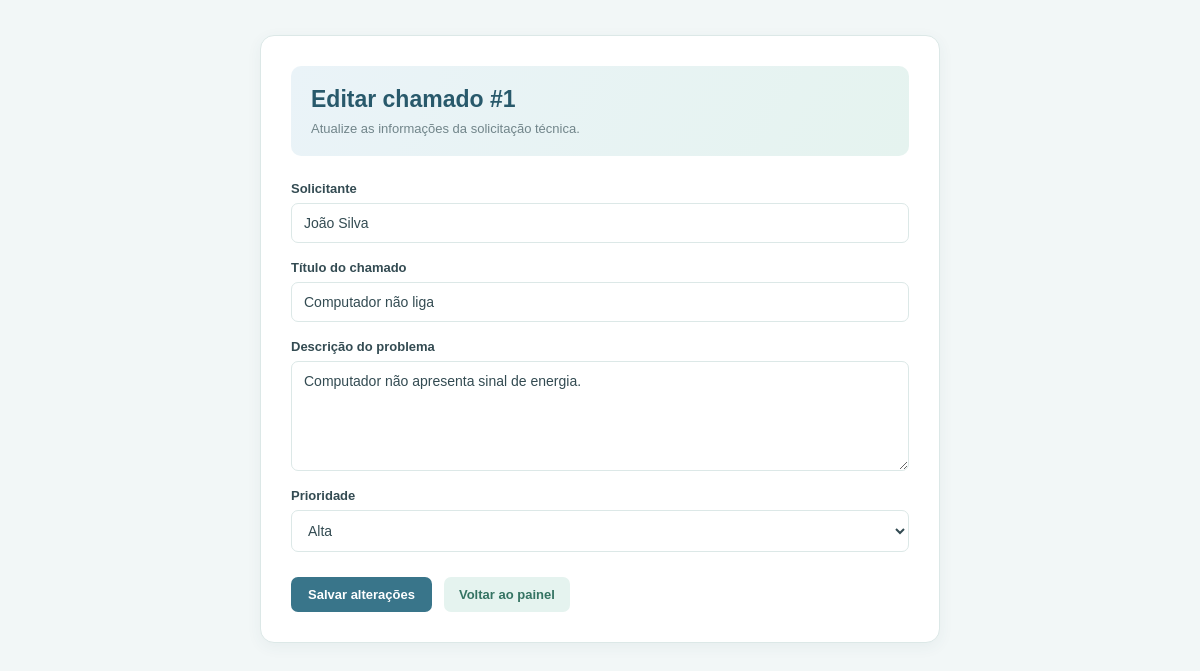
Page /editar/1 on the earlier database version.
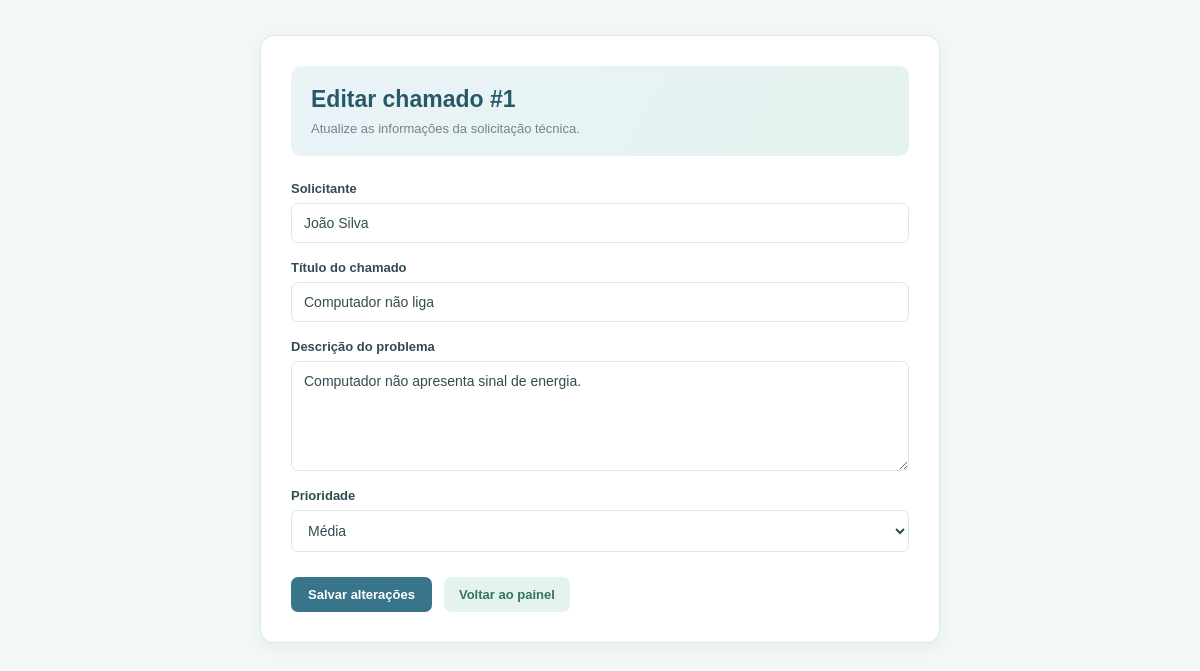
Same page on the later database version.
### tables this page shows
CREATE TABLE chamados (
            id INTEGER PRIMARY KEY AUTOINCREMENT,
            solicitante TEXT NOT NULL,
            titulo TEXT NOT NULL,
            descricao TEXT NOT NULL,
            prioridade TEXT NOT NULL,
            status TEXT DEFAULT 'Aberto'
        , data_abertura TEXT);

### app.py (the view, shortened to what this page needs)
@app.route("/editar/<int:id>", methods=["GET", "POST"])
def editar(id):
    banco = conectar()
    chamado = banco.execute(
        "SELECT * FROM chamados WHERE id = ?",
        (id,)
    ).fetchone()
    banco.close()
    if chamado is None:
        return "Chamado não encontrado", 404
    return render_template("editar.html", chamado=chamado)

### app.py (called while the page is built)
def conectar():
    return sqlite3.connect("database.db")

### templates/editar.html (shortened to what this page needs)
<!DOCTYPE html>
<html lang="pt-br">
<head>
</head>
<body>
    <div class="container">
        <div class="cabecalho">
            <h1>Editar chamado #{{ chamado[0] }}</h1>
            <p class="subtitulo">Atualize as informações da solicitação técnica.</p>
        </div>
        <form method="POST">
            <label>Solicitante</label>
            <input
                type="text"
                name="solicitante"
                value="{{ chamado[1] }}"
                required
            >
            <label>Título do chamado</label>
            <input
                type="text"
                name="titulo"
                value="{{ chamado[2] }}"
                required
            >
            <label>Descrição do problema</label>
            <textarea name="descricao" required>{{ chamado[3] }}</textarea>
            <label>Prioridade</label>
            <select name="prioridade" required>
                <option value="Média"
                    {% if chamado[4] == 'Média' or chamado[4] == 'Media' %}selected{% endif %}>
                    Média
                </option>
                <option value="Alta"
                    {% if chamado[4] == 'Alta' %}selected{% endif %}>
                    Alta
                </option>
            </select>
            <div class="acoes">
                <button type="submit">Salvar alterações</button>
                <a href="/" class="voltar">Voltar ao painel</a>
            </div>
        </form>
    </div>
</body>
</html>

Differences in the rows shown:
changed chamados "João Silva": prioridade "Alta" → "Média"
